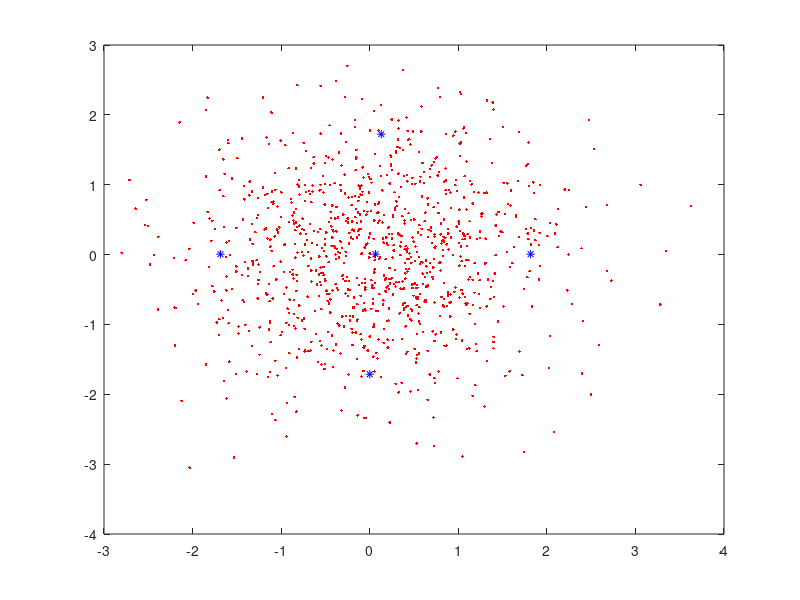

This figure's MATLAB source:
A = randn(1000,2);

%plot(x(:,1),x(:,2), '.r');

Ma = mean(A);
Cx = cov(A);

n = 4;
k = -1;

Ch = chol((n+k).*Cx);

S0 = Ma;
W0 =(k/(n+k));
S1 = transpose(Ma) + Ch(:,1);
W1 = (1/(2.*(n+k)));
S2 = transpose(Ma) - Ch(:,1);
W2 = (1/(2.*(n+k)));
S3 = transpose(Ma) + Ch(:,2);
W3 = (1/(2.*(n+k)));
S4= transpose(Ma) - Ch(:,2);
W4 = (1/(2.*(n+k)));


plot(A(:,1), A(:,2), '.r')
hold on
plot(Ma(:,1), Ma(:,2), '*b')
plot(S1(1,:), S1(2,:), '*b');
plot(S2(1,:), S2(2,:), '*b');
plot(S3(1,:), S3(2,:), '*b');
plot(S4(1,:), S4(2,:), '*b');
